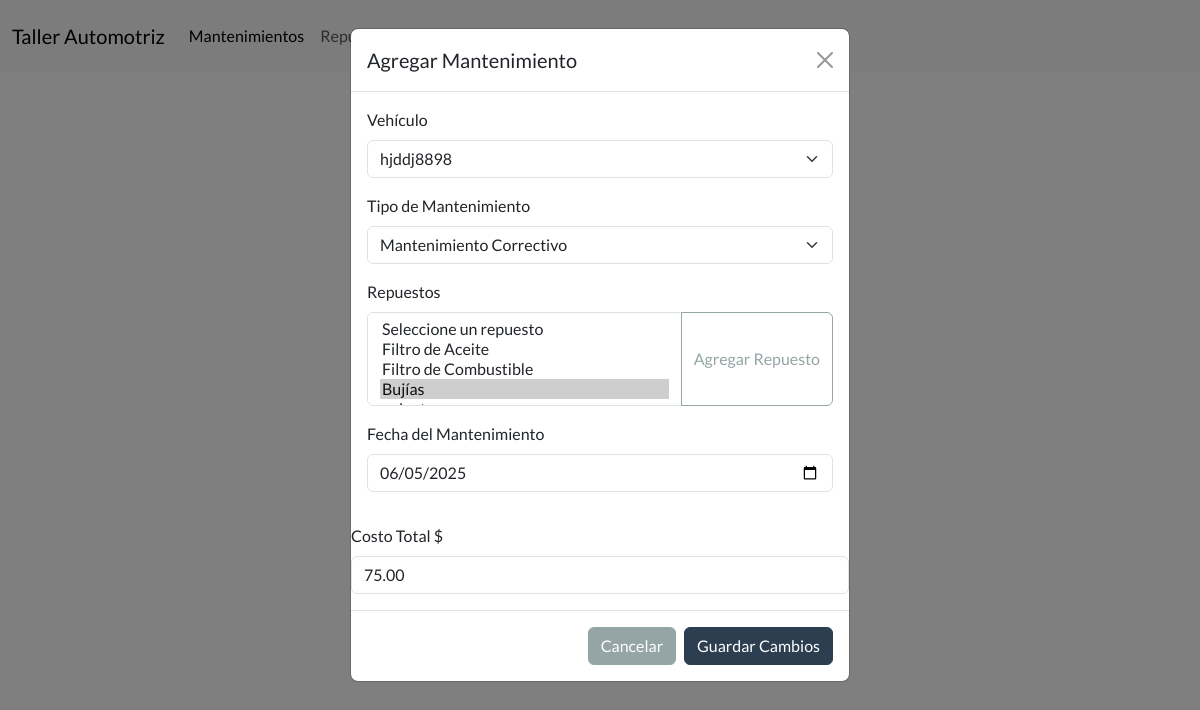
The page /editar_mantenimiento/5/ on the database its author committed.
### Aplicaciones/Taller/models.py (models this page shows, shortened)
class Mantenimiento(models.Model):
    id_mantenimientov = models.AutoField(primary_key=True)  # ~ Campo de clave primaria autoincremental
    vehiculo = models.ForeignKey(Vehiculo, on_delete=models.CASCADE, related_name='mantenimientos')  # * Relación con el modelo Vehiculo
    tipo_mantenimiento = models.ForeignKey(TipoMantenimiento, on_delete=models.CASCADE, related_name='mantenimientos')  # * Relación con el modelo TipoMantenimiento
    Repuestos = models.ManyToManyField(Repuesto, blank=True, related_name='mantenimientos')  # * Relación con el modelo Repuesto, permitiendo múltiples repuestos por mantenimiento
    fecha_mantenimiento = models.DateField()  # * Fecha del mantenimiento
    precioTotal = models.DecimalField(max_digits=10, decimal_places=2, default=0)  # * Precio total del mantenimiento

class Vehiculo(models.Model): # * Modelo para representar un vehículo
    id = models.AutoField(primary_key=True)  # ~ Campo autoincremental
    placa_vehiculo = models.CharField(max_length=9, unique=True, blank=True)  #~ Visible al usuario
    nombre_propietario = models.CharField(max_length=100)
    marca = models.CharField(max_length=50)
    modelo = models.CharField(max_length=50)
    anio = models.PositiveIntegerField() # ~ tipo de dato para años (enteros positivos)

class TipoMantenimiento(models.Model):
    id_mantenimiento = models.AutoField(primary_key=True)  # ~ Campo de clave primaria autoincremental
    nombre_mantenimiento = models.CharField(max_length=100, unique=True)  # * Nombre del tipo de mantenimiento sea único
    precio_mantenimiento = models.DecimalField(max_digits=10, decimal_places=2)  # * Precio del mantenimiento

### Aplicaciones/Taller/views.py (the view, shortened to what this page needs)
# urls.py: path('editar_mantenimiento/<int:id_mantenimiento>/', views.editar_mantenimiento, name="editar_mantenimiento"),  # * Mapea la URL 'editar_mantenimiento/<id_mantenimiento>/' a la vista editar_mantenimie
def editar_mantenimiento(request, id_mantenimiento):
    mantenimiento = get_object_or_404(Mantenimiento, id_mantenimientov=id_mantenimiento)
    repuestos_seleccionados = mantenimiento.Repuestos.values_list('id_repuesto', flat=True)
    return render(request, 'editar_mantenimiento.html', {
        'mantenimiento': mantenimiento,
        'vehiculos': Vehiculo.objects.all(),
        'tipos_mantenimiento': TipoMantenimiento.objects.all(),
        'repuestos': Repuesto.objects.all(),
        'repuestos_seleccionados': repuestos_seleccionados,
    })

### Aplicaciones/Taller/templates/editar_mantenimiento.html (shortened to what this page needs)
{% extends "plantilla.html" %}
{% load static %}
{% block content %}
<div class="modal fade" id="exampleModal" tabindex="-1" aria-labelledby="exampleModalLabel" aria-hidden="true">
  <div class="modal-dialog">
    <div class="modal-content">
      <div class="modal-header">
        <h1 class="modal-title fs-5" id="exampleModalLabel">Agregar Mantenimiento</h1>
        <button type="button" class="btn-close" data-bs-dismiss="modal" aria-label="Close"></button>
      </div>
      <div class="modal-body">
        <form method="post" action="{% url 'editar_mantenimiento' mantenimiento.id_mantenimientov %}" id="formulario-mantenimiento">
            <div class="mb-3">
                <label for="vehiculo" class="form-label">Vehículo</label>
                <select class="form-select" id="vehiculo" name="vehiculo" required>
                    {% if vehiculos %}
                        {% if vehiculos|length > 0 %}
                            {% for vehiculo in vehiculos %}
                                <option value="{{ vehiculo.id }}" {% if vehiculo.id == mantenimiento.vehiculo.id %}selected{% endif %}>
                                    {{ vehiculo.placa_vehiculo }}
                                </option>
                            {% endfor %}
                        {% endif %}
                    {% else %}
                        <option value="">No hay vehículos disponibles</option>
                    {% endif %}
                </select>
            </div>
            <div class="mb-3">
                <label for="tipo_mantenimiento" class="form-label">Tipo de Mantenimiento</label>
                <select class="form-select" id="tipo_mantenimiento" name="tipo_mantenimiento" required>
                    {% for tipo in tipos_mantenimiento %}
                    <option value="{{ tipo.id_mantenimiento }}" data-precio="{{ tipo.precio_mantenimiento }}"
                        {% if tipo.id_mantenimiento == mantenimiento.tipo_mantenimiento.id_mantenimiento %}selected{% endif %}>
                        {{ tipo.nombre_mantenimiento }}
                    </option>
                    {% endfor %}
                </select>
            </div>
            <div class="mb-3">
                <label for="repuestos" class="form-label">Repuestos</label>
                <div class="input-group mb-3">
                    <select class="form-select" id="repuestos" name="repuestos" multiple required>
                        <option value="">Seleccione un repuesto</option>
                        {% for repuesto in repuestos %}
                            <option value="{{ repuesto.id_repuesto }}" data-precio="{{ repuesto.precio }}"
                                {% if repuesto.id_repuesto in repuestos_seleccionados %}selected{% endif %}>
                                {{ repuesto.nombre_repuesto }}
                            </option>
                        {% endfor %}
                    </select>
                    <button class="btn btn-outline-secondary" type="button" data-bs-toggle="modal" data-bs-target="#modalAgregarRepuesto">Agregar Repuesto</button>
                </div>
            </div>
            <div class="mb-3">
                <label for="fecha_mantenimiento" class="form-label">Fecha del Mantenimiento</label>
                <input type="date" class="form-control" id="fecha_mantenimiento" name="fecha_mantenimiento" required value="{{ mantenimiento.fecha_mantenimiento|date:'Y-m-d' }}">
            </div>
            </div>
            <div class="mb-3">
                <label for="precioTotal" class="form-label">Costo Total $</label>
                <input type="number" placeholder="0" class="form-control" id="precioTotal" name="precioTotal" required value="{{ mantenimiento.precioTotal }}">
            </div>
            <div class="modal-footer">
                <button type="button" class="btn btn-secondary" data-bs-dismiss="modal">Cancelar</button>
                <button type="submit" class="btn btn-primary">Guardar Cambios</button>
            </div>
      </div>
    </div>
  </div>
{% endblock content %}

### rows shown on the page
Mantenimiento: vehiculo "hjddj8898", tipo_mantenimiento "Mantenimiento Correctivo", fecha_mantenimiento "06/05/2025", precioTotal "75.00"

### other values the page prints
form field repuestos "Seleccione un repuesto / Filtro de Aceite / Filtro de Combustible / Bujías ☑"
